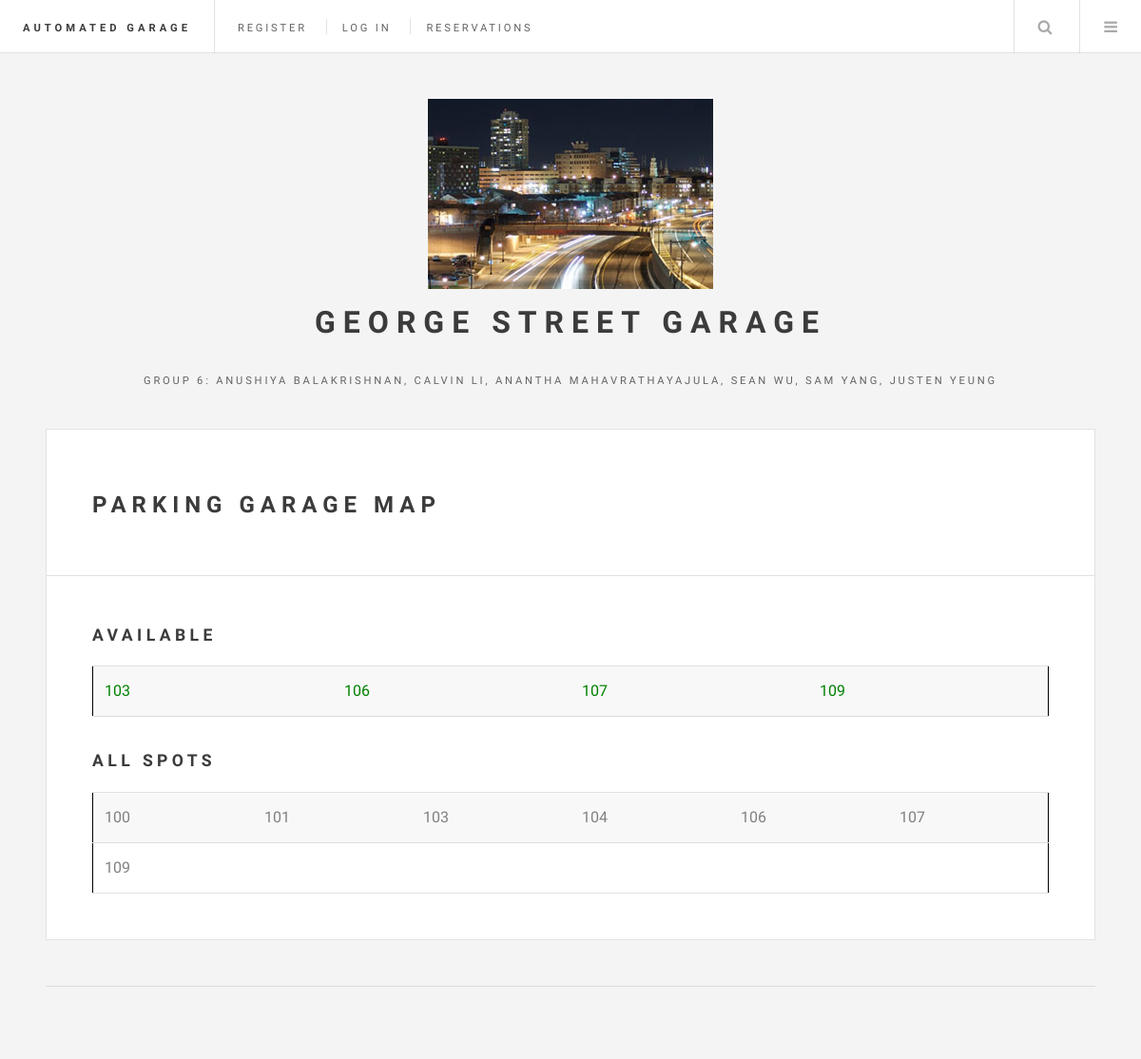
Before: / with the older database file.
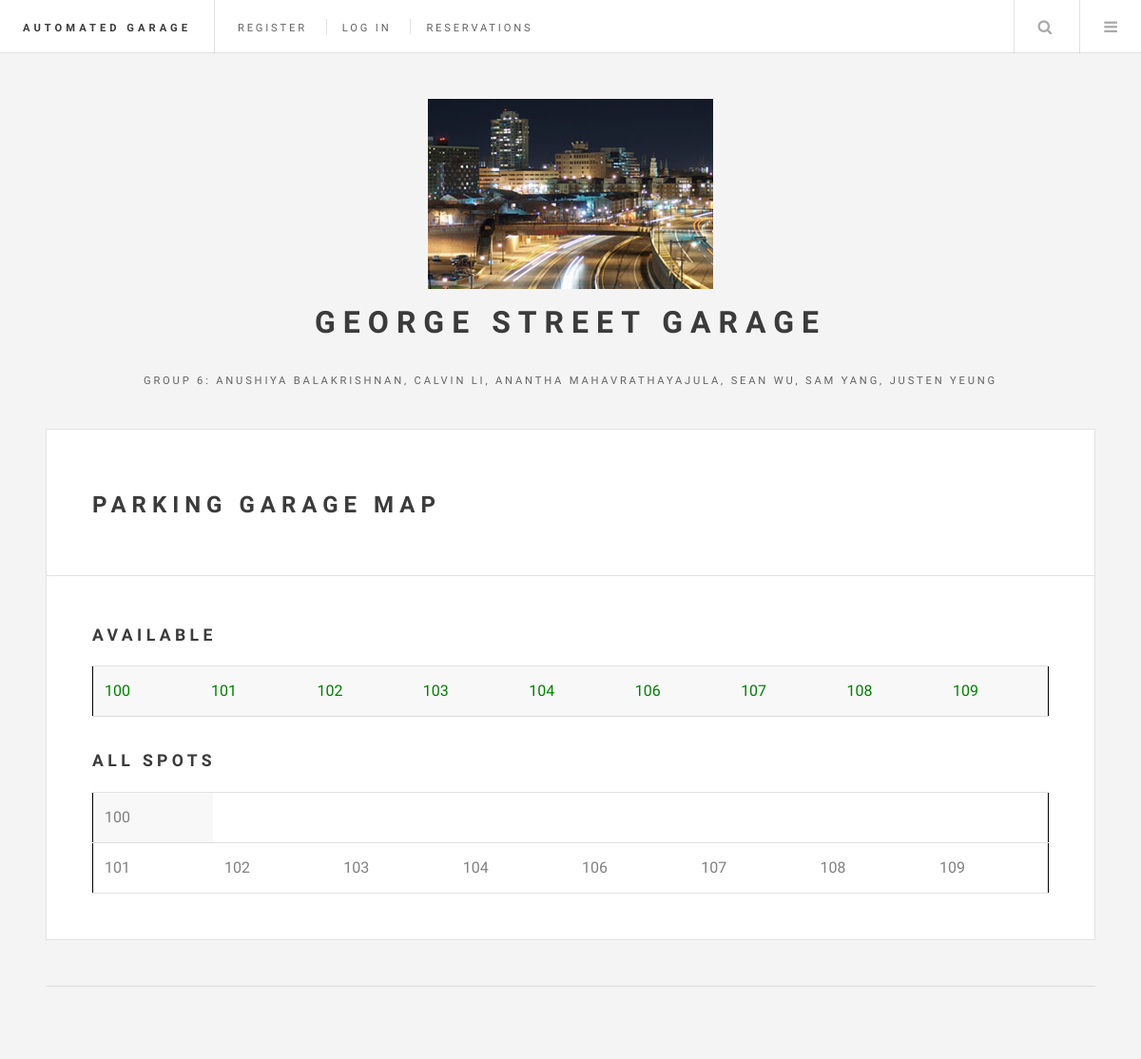
After: the same page with the newer database file.
### tables this page shows
CREATE TABLE `parkingspaces` (
  `SpotNumber` int(11) NOT NULL,
  `Status` enum('VACANT','OCCUPIED','RESERVED','') DEFAULT 'VACANT',
  `Username` char(20) DEFAULT NULL,
  `LicensePlate` int(11) NOT NULL,
  `StartTime` datetime DEFAULT NULL,
  `Price` decimal(10,0) DEFAULT NULL
);

### index.php (the view, shortened to what this page needs)
<!DOCTYPE html>
<html>
<head>
<link rel="stylesheet" type="text/css" href="assets/css/main.css">
</head>
<body>
	<div id="wrapper">
		<header id="header">
			<h1><a href="index.php">Automated Garage</a></h1>
				<nav class="links">
					<ul>
						<li><a href="register.php">Register</a></li>
						<li><a href="login.php">Log in</a></li>
						<li><a href="reservation.php">Reservations</a></li>
					</ul>
				</nav>
				<nav class="main">
					<ul>
						<li class="search">
								<a class="fa-search" href="#search">Search</a>
						</li>
						<li class="menu">
							<a class="fa-bars" href="#menu">Menu</a>
						</li>
					</ul>
				</nav>
		</header>
		<div id="main">
			<article class="post">
				<header>
					<div class="title">
						<h2>Parking Garage Map</h2>
					</div>
				</header>
				<h2>Available</h2>
				<?php
				$output = "<table style='border: solid 1px black;'>";
				$servername = "localhost";
				$username = "root";
				$password = "";
				$dbname = "parkingGarage";
				$cols = 10;
				$cnt = 0;
				try
				{		$conn = new PDO("mysql:host=$servername;dbname=$dbname", $username, $password);
				    $conn->setAttribute(PDO::ATTR_ERRMODE, PDO::ERRMODE_EXCEPTION);
				    $stmt = $conn->prepare("SELECT SpotNumber FROM parkingspaces WHERE Status ='VACANT'");
						$stmt->execute();
						while($row = $stmt->fetch(PDO::FETCH_ASSOC))
						{
					        $output .= "<td height='40px'><span style='color:green'>{$row['SpotNumber']}</span></td>";
					        $cnt++;
					  }
				  }
				catch(PDOException $e) {
				    echo "Error: " . $e->getMessage();
				}
				$output .= "</tr></table>";
			$output .= 	"<h2>All Spots</h2>";
				try
				{
						$output .= "<table style='border: solid 1px black;'>";
						$conn = new PDO("mysql:host=$servername;dbname=$dbname", $username, $password);
						$conn->setAttribute(PDO::ATTR_ERRMODE, PDO::ERRMODE_EXCEPTION);
						$stmt = $conn->prepare("SELECT SpotNumber FROM parkingspaces");
						$stmt->execute();
						while($row = $stmt->fetch(PDO::FETCH_ASSOC))
						{
									$output .= "<td height='40px'><span style='color:grey'>{$row['SpotNumber']}</span></td>";
									$cnt++;
									if($cnt % $cols == 0)
									 { $output .= "</tr><tr>"; }
						}
					}
				catch(PDOException $e) {
						echo "Error: " . $e->getMessage();
				}
				$output .= "</tr></table>";
				echo $output;
				?>
			</article>
		</div>
		<section id="sidebar">
			<section id="intro">
				<header>
					<a href="#" class="image"><img src="images/0104.jpg"></a>
					<h2>George Street Garage</h2>
					<p>Group 6: Anushiya Balakrishnan, Calvin Li, Anantha Mahavrathayajula, Sean Wu, Sam Yang, Justen Yeung <p>
			</section>
		</section>
	</div>
</body>
</html>

Changed rows visible on the page:
now on one of the page's lists (row edited): parkingspaces: SpotNumber "100"
now on one of the page's lists (row edited): parkingspaces: SpotNumber "101"
added parkingspaces: SpotNumber "102"
now on one of the page's lists (row edited): parkingspaces: SpotNumber "104"
added parkingspaces: SpotNumber "108"
